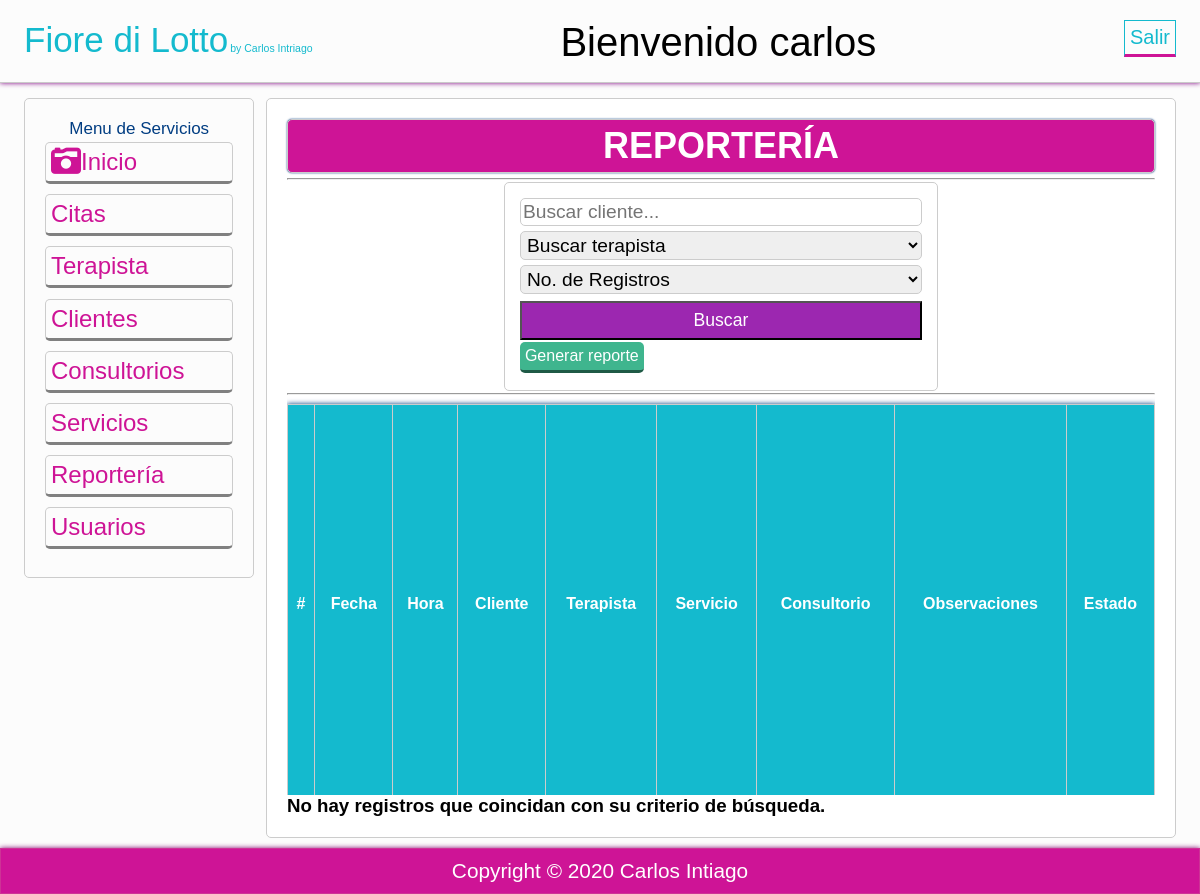
Before: /filtro_busqueda.php (signed in) with the older database file.
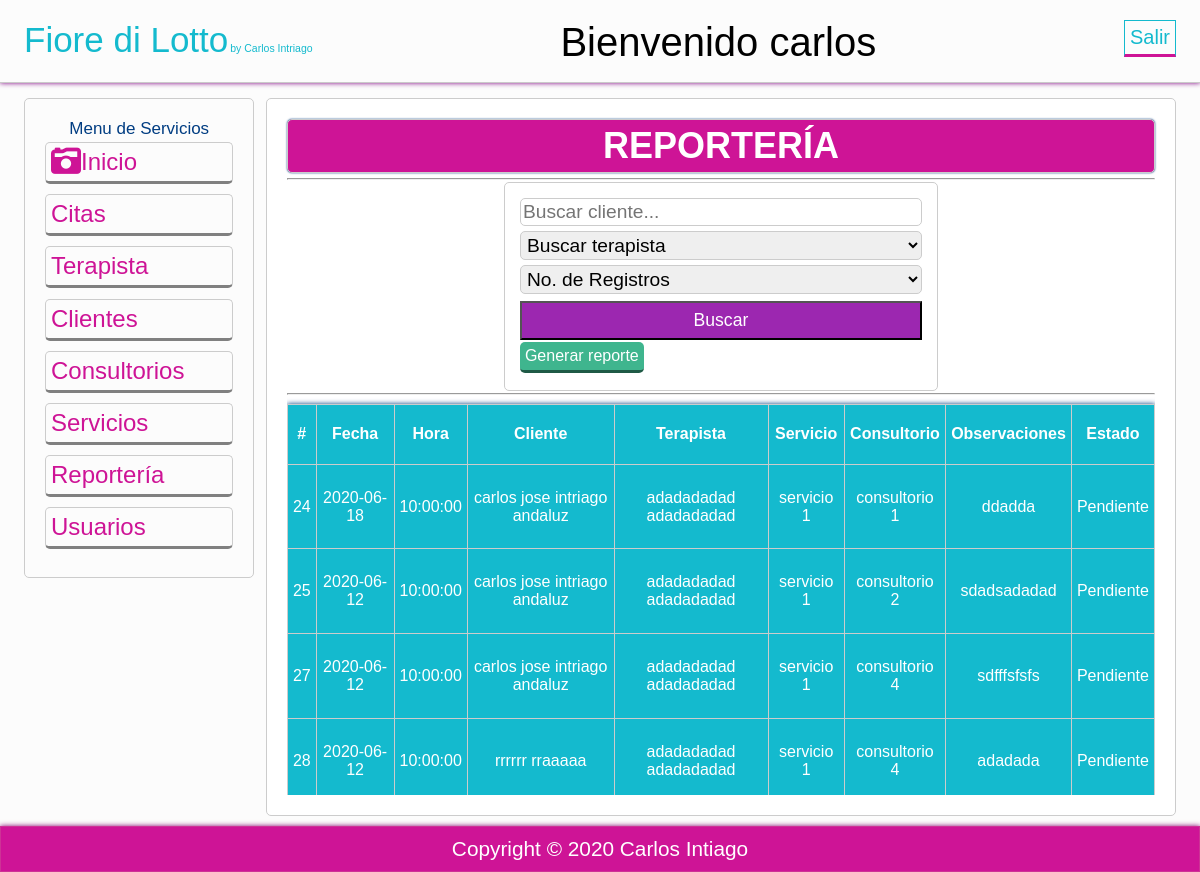
After: the same page with the newer database file.
### tables this page shows
CREATE TABLE `citas` (
  `idcita` int(11) NOT NULL,
  `citfecha` date NOT NULL,
  `cithora` time NOT NULL,
  `citPaciente` varchar(50) NOT NULL,
  `citMedico` varchar(50) NOT NULL,
  `citEspecialidades` varchar(50) NOT NULL,
  `citConsultorio` varchar(50) NOT NULL,
  `citestado` enum('Pendiente','Atendido') NOT NULL,
  `citobservaciones` varchar(60) NOT NULL,
  `consultorios_idConsultorio` int(11) DEFAULT NULL,
  `pacientes_idPaciente` int(11) DEFAULT NULL,
  `usuarios_id` int(11) DEFAULT NULL,
  `medicos_idMedico` int(11) DEFAULT NULL
);

### filtro_busqueda.php (the view, shortened to what this page needs)
<?php
$host="localhost";
$usuario="root";
$contraseña="";
$base="centromedico";
$conexion= new mysqli($host, $usuario, $contraseña, $base);
$where = "";
@$limit = $_POST['xr'];
$sql="SELECT * FROM citas $where $limit";
$consulta_general=$conexion->query($sql);
if(mysqli_num_rows($consulta_general)==0)
{
	$mensaje="<h1>No hay registros que coincidan con su criterio de búsqueda.</h1>";
}
?>
<?php include 'vista/plantillas/header.php'; ?>
<section class="main">
    <div class="wrapp">
        <?php include 'vista/plantillas/nav.php'; ?>
        <article>
            <div class="mensaje">
                <h2>REPORTERÍA</h2>
            </div>
            <hr>
            <div class="formulario">
                <form method="POST" id="reporte">
                    <input type="text" placeholder="Buscar cliente..." name="xc" />
                    <select name="xt">
                        <option value="">Buscar terapista </option>
                    </select>
                    <select name="xr">
                        <option value="">No. de Registros</option>
                    </select>
                    <button name="buscar" type="submit">Buscar</button>
                    <a href="generar_reporte.php" class="agregar" target="_blank">Generar reporte</a>
                </form>
                <hr>
                <div id='div1'>
                    <table class="tabla">
                        <tr>
                            <th>#</th>
                            <th>Fecha</th>
                            <th>Hora</th>
                            <th>Cliente</th>
                            <th>Terapista</th>
                            <th>Servicio</th>
                            <th>Consultorio</th>
                            <th>Observaciones</th>
                            <th>Estado</th>
                        </tr>
                        <?php
				while ($consulta = $consulta_general->fetch_array(MYSQLI_BOTH))
				{
					echo'<tr>
						 <td>'.$consulta['idcita'].'</td>
						 <td>'.$consulta['citfecha'].'</td>
						 <td>'.$consulta['cithora'].'</td>
                         <td>'.$consulta['citPaciente'].'</td>
                         <td>'.$consulta['citMedico'].'</td>
                         <td>'.$consulta['citEspecialidades'].'</td>
                         <td>'.$consulta['citConsultorio'].'</td>
                         <td>'.$consulta['citobservaciones'].'</td>
                         <td>'.$consulta['citestado'].'</td>
						 </tr>';
				}
				?>
                    </table>
                </div>
                <?
				echo $mensaje;
			?>
            </div>
        </article>
    </div>
</section>
<?php include 'vista/plantillas/footer.php'; ?>

Changed rows visible on the page:
added citas: idcita "24", citfecha "2020-06-18", cithora "10:00:00", citPaciente "carlos jose intriago andaluz", citMedico "adadadadad adadadadad", citEspecialidades "servicio 1", citConsultorio "consultorio 1", citobservaciones "ddadda", citestado "Pendiente"
added citas: idcita "25", citfecha "2020-06-12", cithora "10:00:00", citPaciente "carlos jose intriago andaluz", citMedico "adadadadad adadadadad", citEspecialidades "servicio 1", citConsultorio "consultorio 2", citobservaciones "sdadsadadad", citestado "Pendiente"
added citas: idcita "27", citfecha "2020-06-12", cithora "10:00:00", citPaciente "carlos jose intriago andaluz", citMedico "adadadadad adadadadad", citEspecialidades "servicio 1", citConsultorio "consultorio 4", citobservaciones "sdfffsfsfs", citestado "Pendiente"
added citas: idcita "28", citfecha "2020-06-12", cithora "10:00:00", citPaciente "rrrrrr rraaaaa", citMedico "adadadadad adadadadad", citEspecialidades "servicio 1", citConsultorio "consultorio 4", citobservaciones "adadada", citestado "Pendiente"
Other visible differences:
text no longer shown: "No hay registros que coincidan con su criterio de búsqueda."
